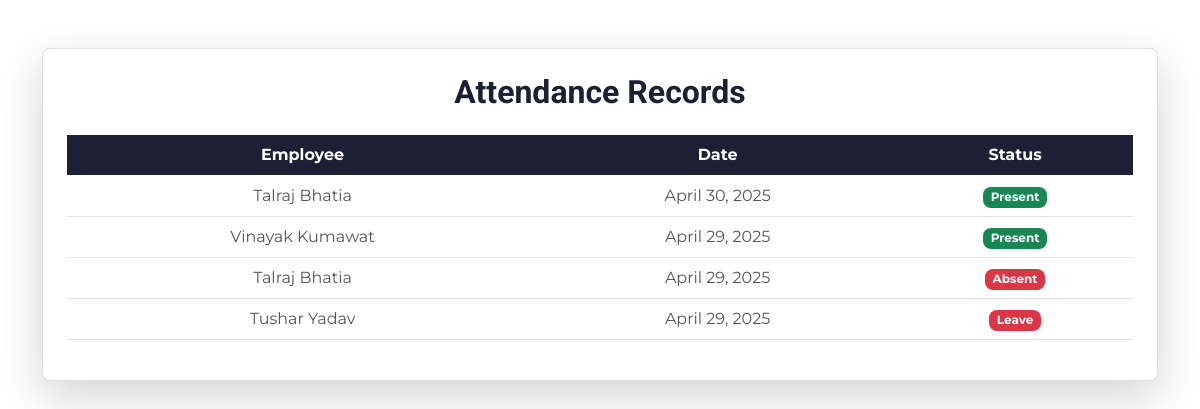
/attendance/list/, run on the app's committed database.
### emp_app/models.py (models this page shows, shortened)
class Attendance(models.Model):
    STATUS_CHOICES = (
        ('Present', 'Present'),
        ('Absent', 'Absent'),
        ('Leave', 'Leave'),
    )
    employee = models.ForeignKey(Employee, on_delete=models.CASCADE)
    date = models.DateField(auto_now_add=True)
    status = models.CharField(max_length=10, choices=STATUS_CHOICES)

class Employee(models.Model):
    first_name = models.CharField(max_length=100,null=False)
    last_name = models.CharField(max_length=100)
    dept = models.ForeignKey(Department, on_delete=models.CASCADE)
    salary = models.IntegerField(default=0)
    bonus = models.IntegerField(default=0)
    role = models.ForeignKey(Role, on_delete=models.CASCADE)
    location = models.CharField(max_length=100, default='Not Specified')
    phone = models.CharField(max_length=15)
    hire_date = models.DateField()

### emp_app/views.py (the view)
# urls.py: path('attendance/list/', views.attendance_list, name='attendance_list'),
def attendance_list(request):
    attendance = Attendance.objects.all().order_by('-date')
    return render(request, 'attendance/attendance_list.html', {'attendance': attendance})

### templates/attendance/attendance_list.html (shortened to what this page needs)
{% extends 'base.html' %}
{% block content %}
<div class="container mt-5">
    <div class="card shadow-lg p-4">
        <h2 class="text-center mb-4" style="font-weight: 700;"> Attendance Records</h2>
        {% if attendance %}
        <div class="table-responsive" style="overflow-x: hidden;">
                <table class="table align-middle text-center table-hover custom-table">
                    <thead class="table-dark">
                        <tr>
                            <th scope="col"> Employee</th>
                            <th scope="col"> Date</th>
                            <th scope="col"> Status</th>
                        </tr>
                    </thead>
                    <tbody>
                        {% for record in attendance %}
                            <tr class="table-row">
                                <td>{{ record.employee.first_name }} {{ record.employee.last_name }}</td>
                                <td>{{ record.date|date:"F d, Y" }}</td>
                                <td>
                                    {% if record.status == "Present" %}
                                        <span class="badge bg-success">{{ record.status }}</span>
                                    {% else %}
                                        <span class="badge bg-danger">{{ record.status }}</span>
                                    {% endif %}
                                </td>
                            </tr>
                        {% endfor %}
                    </tbody>
                </table>
            </div>
        {% else %}
            <div class="alert alert-info text-center" role="alert">
                No attendance records found.
            </div>
        {% endif %}
    </div>
</div>
{% endblock %}

### static/css/style.css (style rules this page uses)
:root { --primary: #4761FF; --secondary: #555555; --light: #F1F3FA; --dark: #1C2035; }

### templates/attendance/attendance_list.html (style rules this page uses)
.custom-table .table-row { transition: transform 0.3s ease, box-shadow 0.2s ease; }

### data on the page
Attendance: employee.first_name "Talraj", employee.last_name "Bhatia", date "April 30, 2025", status "Present"
Attendance: employee.first_name "Vinayak", employee.last_name "Kumawat", date "April 29, 2025", status "Present"
Attendance: employee.first_name "Talraj", employee.last_name "Bhatia", date "April 29, 2025", status "Absent"
Attendance: employee.first_name "Tushar", employee.last_name "Yadav", date "April 29, 2025", status "Leave"
